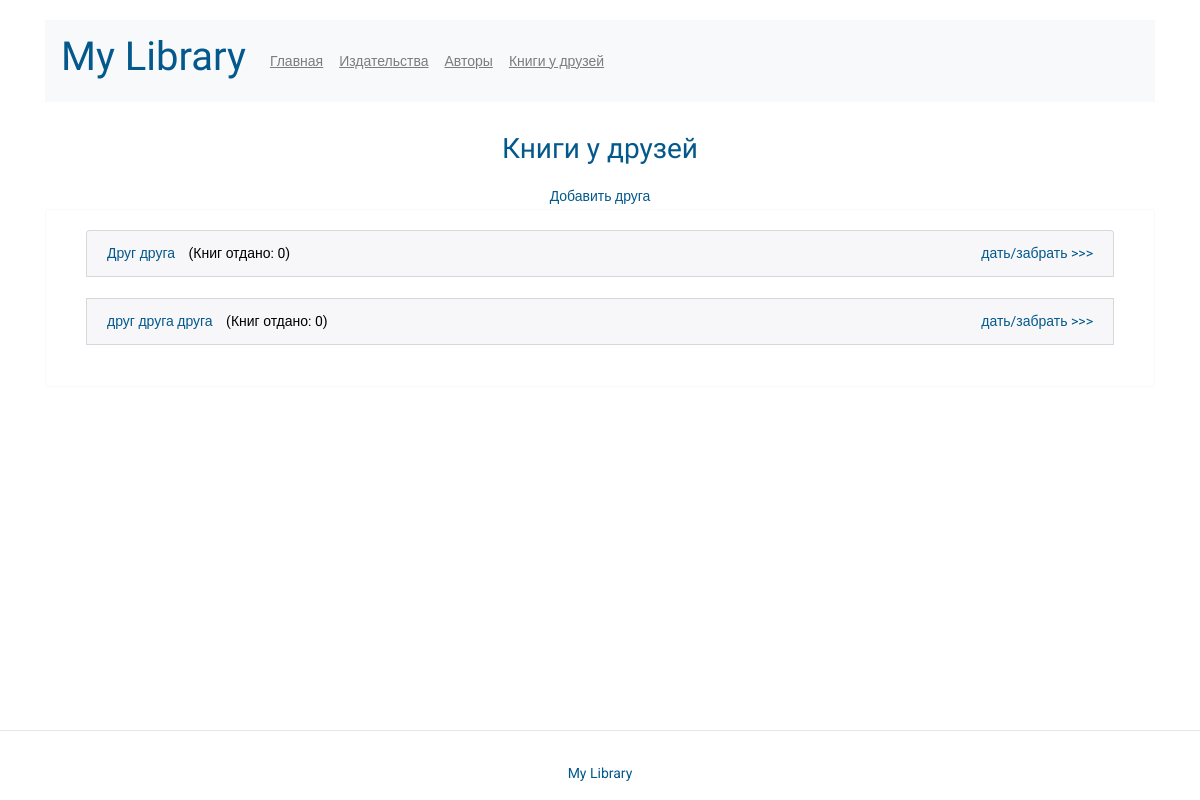
Screenshot of /friends with the database file from the repository.
### p_library/models.py (models this page shows)
class Friend(models.Model):
    friend_name = models.TextField(verbose_name=_("Имя друга"))
    book = models.ForeignKey('p_library.Book', on_delete=models.CASCADE, related_name='book', blank=True, verbose_name='Книги')
    class Meta:
        ordering = ['friend_name']
    def __str__(self):
        return self.friend_name

### p_library/views.py (the view)
# urls.py: path('friends', FriendList.as_view(), name='friend_list'),
class FriendList(ListView):
    model = Friend
    template_name = 'friends_list.html'

### templates/friends_list.html (shortened to what this page needs)
{% extends 'base.html' %}
{% block content %}
<h3 class="text-center">Книги у друзей</h3>
<a href="friend/create" class="add-friend-link">Добавить друга</a>
<div class="border rounded border-light">
    <ul class="list-group">
        {% for friend in object_list%}
        <li class="list-group-item colored">{{ friend }} <span class="friend">(Книг отдано: {{ friend.book_reader.all|length }})</span>
            <a class="friend-link" href="{{ friend.id }}/friend_update">дать/забрать &gt;&gt;&gt;</a></li>
        <ul class="list-group list-group-flush">
            <br>
        </ul>
        {% endfor %}
    </ul>
</div>
{% endblock %}

### static/CSS/style.css (style rules this page uses)
html { position: relative; min-height: 100%; }
body { font-family: 'Roboto', sans-serif; font-size: 14px; margin-bottom: 90px; }
h1, h3, h4 { color: #03588c; font-family: 'Open Sans Condensed', sans-serif; }
.colored { background-color: #f7f7f9; color: #03588c; }
.border { padding: 20px 40px; margin-top: 14px; }
a { color: #03588c; }
span.friend { color: black; margin-left: 10px; }
.friend-link { float: right; }
.add-friend-link { text-align: center; width: 160px; margin: 20px auto -12px auto; display: block; }

### rows the page displays
Friend: friend_name "Друг друга", book_reader.all|length "0"
Friend: friend_name "друг друга друга", book_reader.all|length "0"
